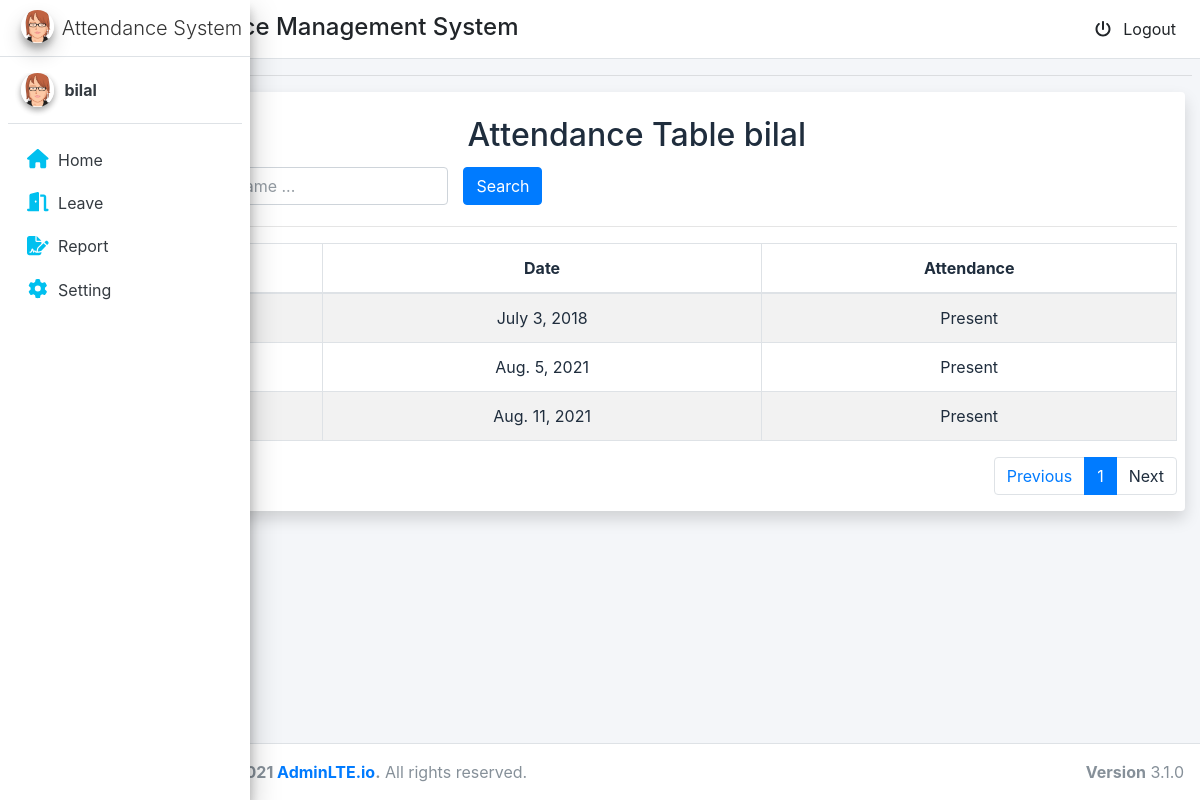
/student/attendance/table (signed in), run on an earlier commit of the app's database.
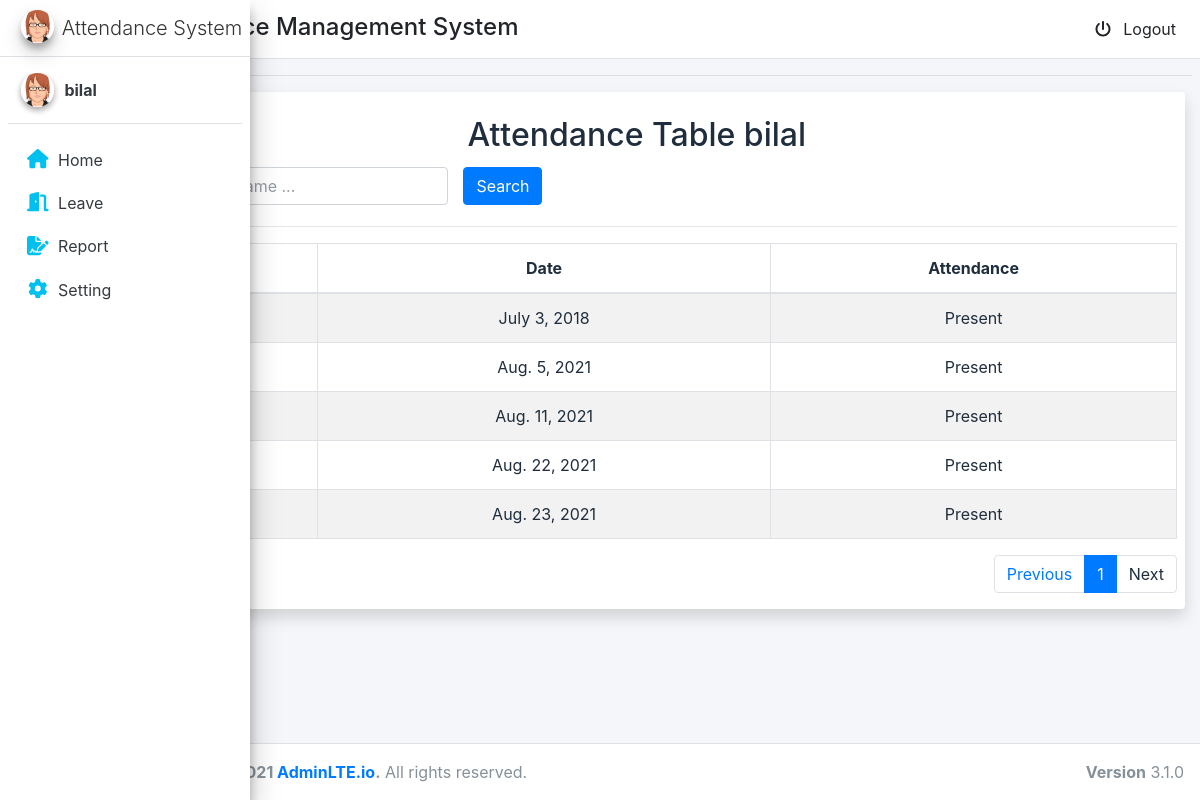
And on a later commit of the database.
### students/models.py (models this page shows, shortened)
class Attendance(models.Model):
    student=models.ForeignKey(MyUser,on_delete=models.CASCADE)
    mark_attendance=models.BooleanField(default=False)
    date=models.DateField(default=None)

### students/views.py (the view)
# urls.py: path('attendance/table',views.attendance_table,name='attendance_table'),
def attendance_table(request):
    att=Attendance.objects.all().filter(student=request.user)
    p=Paginator(att,6)
    page_number = request.GET.get('page')
    try:
        page_obj = p.get_page(page_number)  # returns the desired page object
    except PageNotAnInteger:
        page_obj = p.page(1)
    except EmptyPage:
        page_obj = p.page(p.num_pages)
    context={'page_obj':page_obj,}
    return render(request,'attendance_table.html',context)

### students/templates/attendance_table.html (shortened to what this page needs)
{% extends 'base.html' %}
{% block content %}
<div class="container-fluid ">
    <div class="col-md-12 shadow bg-white rounded">
        <br>
        <h2 class="text-center">Attendance Table  {{ request.user.first_name }}</h2>
        <div class="row" style="padding: 5px">
            <div class="col-lg-4">
                <input type="text" class="form-control name_search" placeholder="Search by Item Name ..."
                    value="{{ search_value_name }}">
            </div>
            <div class="col-lg-2">
                <button class="btn btn-primary search">Search</button>
            </div>
        </div>
        <hr>
        <div class="content-panel table-responsive">
            <table class="table table-striped table-bordered table-advance table-hover item-table">
                <thead>
                    <tr>
                        <th class="text-center"> S.No</th>
                        <th class="text-center"> Date</th>
                        <th class="text-center">Attendance</th>
                    </tr>
                </thead>
                <tbody class="product-table-body text-center">
                    {% if page_obj %}
                    {% for att in page_obj.object_list %}
                    <tr>
                        <td><a href="#">{{ forloop.counter}}</a></td>
                        <td class="#">{{ att.date }}</td>
                        {% if att.mark_attendance == True %}
                        <td class="#">Present</td>
                        {% else %}
                        <td class="#">Absent</td>
                        {% endif %}
                    </tr>
                    {% endfor %}
                    {% else %}
                    <tr>
                        <td colspan="8"> No Record Found</td>
                    </tr>
                    {% endif %}
                </tbody>
            </table>
        <nav aria-label="...">
            <ul class="pagination justify-content-end">
                <li class="page-item ">
                    <a {% if page_obj.has_previous %} href="?page={{page_obj.previous_page_number }}" {% else %} disable {% endif %}>
                        <span class="page-link">Previous</span></a>
                </li>
                <li class="page-item active"><a class="page-link " href="?page={{page_obj.number}}">{{page_obj.number}}</a></li>
                <li class="page-item">
                    <a class="page-link" {% if page_obj.has_next %} href="?page={{page_obj.next_page_number}}" {% else %}
                        disabled {% endif %}>Next</a>
                </li>
            </ul>
        </nav>
        </div>
    </div>
</div>
{% endblock content %}

What changed in the data, as far as the page shows it:
added Attendance: date "Aug. 22, 2021", mark_attendance "Present"
added Attendance: date "Aug. 23, 2021", mark_attendance "Present"
